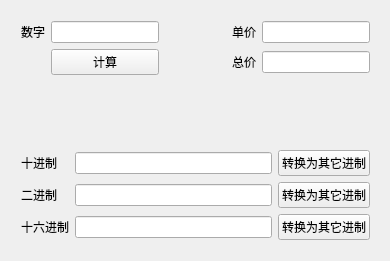
<?xml version="1.0" encoding="UTF-8"?>
<ui version="4.0">
 <class>Widget</class>
 <widget class="QWidget" name="Widget">
  <property name="geometry">
   <rect>
    <x>0</x>
    <y>0</y>
    <width>390</width>
    <height>261</height>
   </rect>
  </property>
  <property name="windowTitle">
   <string>字符串与输入输出</string>
  </property>
  <widget class="QWidget" name="verticalLayoutWidget">
   <property name="geometry">
    <rect>
     <x>10</x>
     <y>10</y>
     <width>371</width>
     <height>241</height>
    </rect>
   </property>
   <layout class="QVBoxLayout" name="verticalLayout_2">
    <item>
     <layout class="QGridLayout" name="gridLayout_10">
      <item row="0" column="0">
       <widget class="QLabel" name="label">
        <property name="text">
         <string>数字</string>
        </property>
       </widget>
      </item>
      <item row="0" column="4">
       <widget class="QLineEdit" name="editPrice"/>
      </item>
      <item row="0" column="3">
       <widget class="QLabel" name="label_2">
        <property name="text">
         <string>单价</string>
        </property>
       </widget>
      </item>
      <item row="0" column="2">
       <spacer name="horizontalSpacer">
        <property name="orientation">
         <enum>Qt::Horizontal</enum>
        </property>
        <property name="sizeHint" stdset="0">
         <size>
          <width>40</width>
          <height>20</height>
         </size>
        </property>
       </spacer>
      </item>
      <item row="1" column="3">
       <widget class="QLabel" name="label_3">
        <property name="text">
         <string>总价</string>
        </property>
       </widget>
      </item>
      <item row="1" column="1">
       <widget class="QPushButton" name="pushButton">
        <property name="text">
         <string>计算</string>
        </property>
       </widget>
      </item>
      <item row="0" column="1">
       <widget class="QLineEdit" name="editNum"/>
      </item>
      <item row="1" column="4">
       <widget class="QLineEdit" name="editTotal"/>
      </item>
     </layout>
    </item>
    <item>
     <spacer name="verticalSpacer">
      <property name="orientation">
       <enum>Qt::Vertical</enum>
      </property>
      <property name="sizeHint" stdset="0">
       <size>
        <width>20</width>
        <height>40</height>
       </size>
      </property>
     </spacer>
    </item>
    <item>
     <layout class="QGridLayout" name="gridLayout_11">
      <item row="2" column="1">
       <widget class="QLineEdit" name="editHex"/>
      </item>
      <item row="0" column="2">
       <widget class="QPushButton" name="pushButton_2">
        <property name="text">
         <string>转换为其它进制</string>
        </property>
       </widget>
      </item>
      <item row="1" column="0">
       <widget class="QLabel" name="label_5">
        <property name="text">
         <string>二进制</string>
        </property>
       </widget>
      </item>
      <item row="2" column="0">
       <widget class="QLabel" name="label_6">
        <property name="text">
         <string>十六进制</string>
        </property>
       </widget>
      </item>
      <item row="1" column="1">
       <widget class="QLineEdit" name="editBin"/>
      </item>
      <item row="2" column="2">
       <widget class="QPushButton" name="pushButton_4">
        <property name="text">
         <string>转换为其它进制</string>
        </property>
       </widget>
      </item>
      <item row="0" column="1">
       <widget class="QLineEdit" name="editDec"/>
      </item>
      <item row="1" column="2">
       <widget class="QPushButton" name="pushButton_3">
        <property name="text">
         <string>转换为其它进制</string>
        </property>
       </widget>
      </item>
      <item row="0" column="0">
       <widget class="QLabel" name="label_4">
        <property name="text">
         <string>十进制</string>
        </property>
       </widget>
      </item>
     </layout>
    </item>
   </layout>
  </widget>
 </widget>
 <layoutdefault spacing="6" margin="11"/>
 <resources/>
 <connections/>
</ui>
